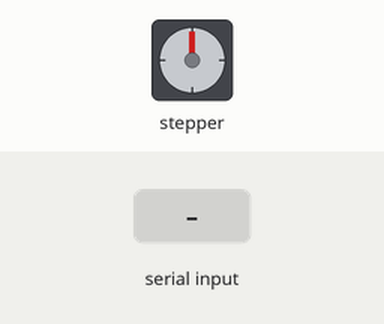
Recording of a sketch running on a simulated Arduino Uno, built with avr-gcc and run on an emulated ATmega328P. Parts: stepper motor. Inputs (shaded band) come from the test bench. Stepper angles assume 200 steps per turn; what the sketch prints to the serial monitor is not drawn.

Above: at 1.2 s.
1.3 s: "o" received over Serial
Timing chart, 0 to 4.3 s (numbered marks = the images above; inputs shaded):
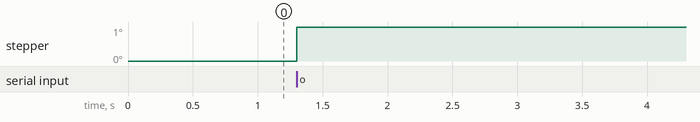

The sketch:

test_stepper.ino
```cpp
/*
This is a test sketch for the Adafruit assembled Motor Shield for Arduino v2
It won't work with v1.x motor shields! Only for the v2's with built in PWM
control

For use with the Adafruit Motor Shield v2
---->  http://www.adafruit.com/products/1438
*/


#include <Wire.h>
#include <Adafruit_MotorShield.h>

// Create the motor shield object with the default I2C address
Adafruit_MotorShield AFMS = Adafruit_MotorShield();
// Or, create it with a different I2C address (say for stacking)
// Adafruit_MotorShield AFMS = Adafruit_MotorShield(0x61);

// Connect a stepper motor with 200 steps per revolution (1.8 degree)
// to motor port #2 (M3 and M4)
Adafruit_StepperMotor *myMotor = AFMS.getStepper(200, 2);


void setup() {
  Serial.begin(9600);           // set up Serial library at 9600 bps
  Serial.println("Stepper test!");

  AFMS.begin();  // create with the default frequency 1.6KHz
  //AFMS.begin(1000);  // OR with a different frequency, say 1KHz

  myMotor->setSpeed(2000);  // 10 rpm
}

void loop() {

  if (Serial.available() > 0) {
    char incomingByte = Serial.read();
    //String turnOnLed = "turn on led";
    //String turnOffLed = "turn off led";
    //Serial.println(incomingString);

    if (incomingByte == 'o') {
      myMotor->step(1, FORWARD, DOUBLE);
      //digitalWrite(ledPin, HIGH);
      //delay(1000);
    } else if (incomingByte == 'c') {
      //digitalWrite(ledPin, LOW);
    }


  //Serial.println("Single coil steps");
  //myMotor->step(1, FORWARD, DOUBLE);
  //myMotor->step(1, BACKWARD, SINGLE);
  //delay(1000);

  }
}
```
